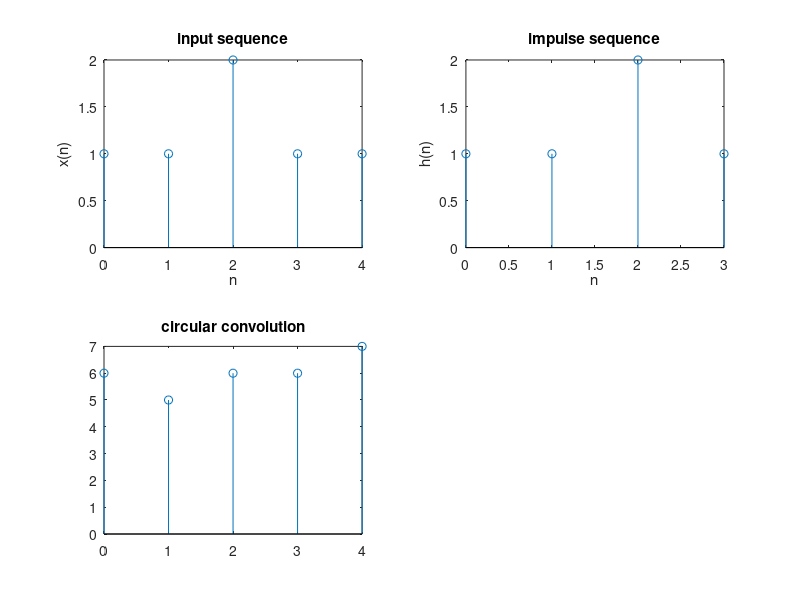

Source code (MATLAB):
clc;
clear all;
x=[1 1 2 1 1];
h=[1 1 2 1];
Nx=length(x);
Nh=length(h);
N=max(Nx,Nh);
y=cconv(x,h,N);
n=0:1:Nx-1;
subplot(2,2,1);
stem(n,x);
xlabel('n');
ylabel('x(n)');
title('input sequence');
n=0:1:Nh-1;
subplot(2,2,2);
stem(n,h);
xlabel('n');
ylabel('h(n)');
title('impulse sequence');
n=0:1:N-1;
subplot(2,2,3);
stem(n,y);
title('circular convolution');
